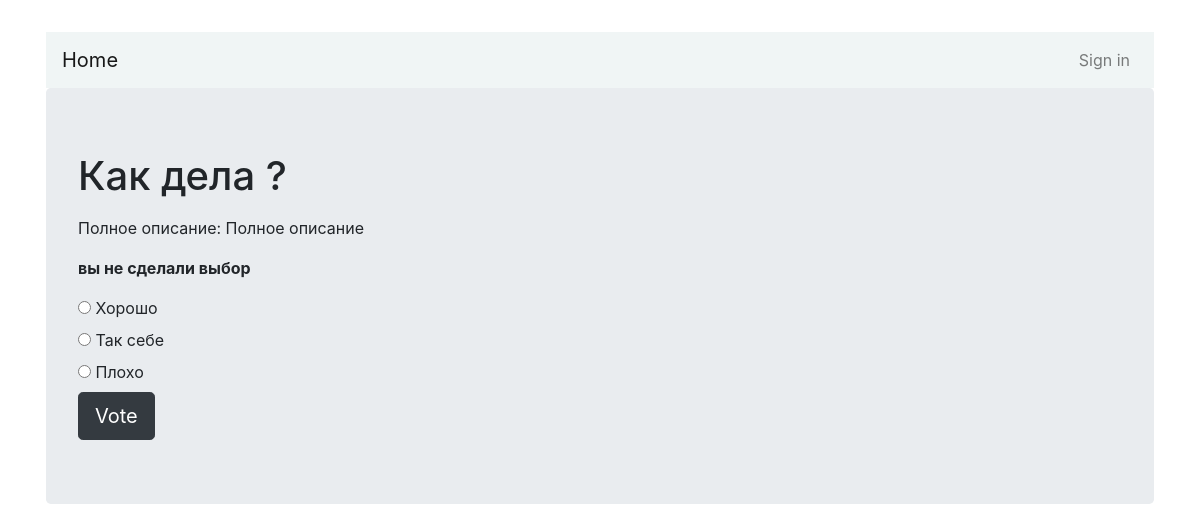
The page /1/vote/ on the database its author committed.
### users/models.py (models this page shows, shortened)
class Question(models.Model):
    question_text = models.CharField(max_length=200)
    pub_date = models.DateTimeField('Date published')
    life_time = models.DateTimeField(default=datetime.now() + timedelta(days=1),
                                     verbose_name='Время жизни',
                                     null=False)
    votes = models.IntegerField(default=0)
    img = models.ImageField(null=True, default='default.jpg', upload_to="images/question")
    description = models.TextField(max_length=600, null=True)
    description2 = models.TextField(max_length=600, null=True)

class Choice(models.Model):
    question = models.ForeignKey(Question, on_delete=models.CASCADE)
    choice_text = models.CharField(max_length=200)
    votes = models.IntegerField(default=0)

### users/views.py (the view)
# urls.py: path('<int:question_id>/vote/', views.vote, name='vote'),
def vote(request, question_id):
    question = get_object_or_404(Question, pk=question_id)
    try:
        selected_choice = question.choice_set.get(pk=request.POST['choice'])
    except (KeyError, Choice.DoesNotExist):
        return render(request, 'polls/detail.html', {
            'question': question,
            'error_message': 'вы не сделали выбор'
        })
    else:
        selected_choice.votes += 1
        selected_choice.save()
        return HttpResponseRedirect(reverse('results', args=(question.id,)))

### users/templates/polls/detail.html (shortened to what this page needs)
{% extends "users/base.html" %}
{% block content %}
<div class="jumbotron">
<form action="{% url 'vote' question.id %}" method="post">
    <fieldset>
        <legend>
            <h1>{{question.question_text}}</h1>
        </legend>
        <p>Полное описание: {{ question.description2 }}</p>
        {% if error_message %}<p><strong> {{error_message}}</strong></p>{% endif %}
        {% for choice in question.choice_set.all %}
            <h6>Вы уже проголосовали!</h6>
        <input type="radio" name="choice" id="choice{{forloop.counter}}" value="{{choice.id}}">
        <label for="choice{{forloop.counter}}">{{choice.choice_text}}</label><br>
        {% endfor %}
    </fieldset>
<input type="submit" value="Vote" class="btn btn-dark btn-lg">
</form>
</div>
{% endblock %}

### rows shown on the page
Question: question_text "Как дела ?", description2 "Полное описание"
Choice: choice_text "Хорошо"
Choice: choice_text "Так себе"
Choice: choice_text "Плохо"

### other values the page prints
{{ error_message }} "вы не сделали выбор"
